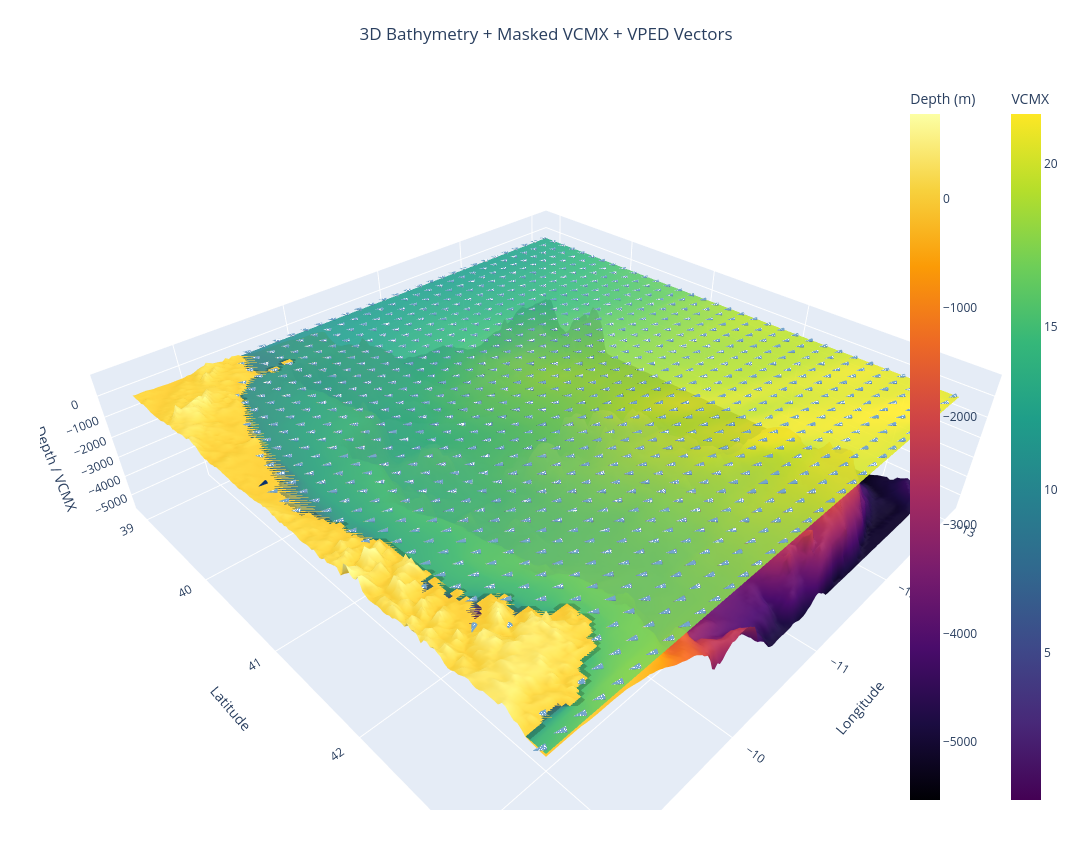

The code cell stored with this chart in its notebook:
### Code cell
# import xarray as xr
# import numpy as np
# import plotly.graph_objects as go


# # ds3 = Dataset(r'new_dAtA/tla_taux_tauy.nc')


# # ---------------------------
# # Load datasets
# # ---------------------------
# ds_bathy = xr.open_dataset("new_dAtA/cmems_GEBCO_resampled_new.nc")
# ds_model = xr.open_dataset("new_dAtA/after_xl.nc")   # your wave model dataset (VPED)
# ds1_model = xr.open_dataset("new_dAtA/till xl.nc")   # your wave model dataset (VCMX)
# ds_mask  = xr.open_dataset("new_dAtA/mask_deptho copy.nc")

import xarray as xr
import numpy as np
import plotly.graph_objects as go
from netCDF4 import Dataset

# ---------------------------
# Load datasets
# ---------------------------

all_ds = Dataset(r'new_dAtA/after_xl.nc')
all_ds1= Dataset(r'new_dAtA/till xl.nc')    
ds_bathy = xr.open_dataset("new_dAtA/cmems_GEBCO_resampled_new.nc")
ds_model = all_ds   # your wave model dataset (VCMX, VPED)
ds_mask  = xr.open_dataset("new_dAtA/mask_deptho copy.nc")

# ---------------------------
# Bathymetry
# ---------------------------
lat_b = ds_bathy['latitude'].values
lon_b = ds_bathy['longitude'].values
depth = ds_bathy['deptho'].values
lon_b_grid, lat_b_grid = np.meshgrid(lon_b, lat_b)

# ---------------------------
# VCMX (single timestep)
# ---------------------------
t = 33690
lat_m = ds_model['latitude'][:]
lon_m = ds_model['longitude'][:]
vcmx = all_ds1['VCMX'][t, :, :]

# ---------------------------
# Apply mask
# ---------------------------
mask = ds_mask['mask'].values   # 1=sea, 0=land
vcmx_masked = np.where(mask == 1, vcmx, np.nan)

lon_m_grid, lat_m_grid = np.meshgrid(lon_m, lat_m)

# ---------------------------
# VPED / VMDR vectors
# ---------------------------
vp_dir = ds_model['VPED'][t, :, :]   # degrees
theta = np.deg2rad(vp_dir)
u = -np.sin(theta)
v = -np.cos(theta)
w = np.zeros_like(u)   # horizontal arrows

# Downsample for clarity
skip = 5
Lon_s = lon_m_grid[::skip, ::skip]
Lat_s = lat_m_grid[::skip, ::skip]
u_s = u[::skip, ::skip]
v_s = v[::skip, ::skip]
w_s = w[::skip, ::skip]
z_s = vcmx_masked[::skip, ::skip] + np.nanmax(vcmx_masked)*0.05  # offset above VCMX

# ---------------------------
# Bathymetry surface
# ---------------------------
bathy_surface = go.Surface(
    x=lon_b_grid,
    y=lat_b_grid,
    z=-depth,
    colorscale='Inferno',
    showscale=True,
    colorbar=dict(title='Depth (m)', x=0.85),
    name='Bathymetry'
)

# ---------------------------
# VCMX surface
# ---------------------------
vcmx_surface = go.Surface(
    x=lon_m_grid,
    y=lat_m_grid,
    z=vcmx_masked,
    surfacecolor=vcmx_masked,
    colorscale='Viridis',
    opacity=0.9,
    showscale=True,
    colorbar=dict(title='VCMX', x=0.95),
    connectgaps=False,
    name='VCMX (masked)'
)

# ---------------------------
# VPED vectors as cones
# ---------------------------
cone_trace = go.Cone(
    x=Lon_s.flatten(),
    y=Lat_s.flatten(),
    z=z_s.flatten(),
    u=u_s.flatten(),
    v=v_s.flatten(),
    w=w_s.flatten(),
    colorscale='Blues',
    sizemode='scaled',
    sizeref=0.5,
    anchor='tail',
    showscale=False,
    name='VPED Direction'
)

# ---------------------------
# Combine all in one figure
# ---------------------------
fig = go.Figure(data=[bathy_surface, vcmx_surface, cone_trace])

fig.update_layout(
    title=dict(text='3D Bathymetry + Masked VCMX + VPED Vectors', x=0.5),
    scene=dict(
        xaxis_title='Longitude',
        yaxis_title='Latitude',
        zaxis_title='Depth / VCMX',
        aspectratio=dict(x=1.5, y=1.5, z=0.4)
    ),
    height=850,
    width=1600,
    margin=dict(l=40, r=40, b=40, t=80)
)

fig.show()

### Figure 1 — Plotly figure (JSON) as saved in the notebook; plotly's stock layout.template omitted (floating-point values rounded to 4 significant figures; data arrays with more than 128 entries replaced by an {"elided": "..."} marker saying what was removed)
{"data": [{"colorbar": {"title": {"text": "Depth (m)"}, "x": 0.85}, "colorscale": [[0, "#000004"], [0.1111, "#1b0c41"], [0.2222, "#4a0c6b"], [0.3333, "#781c6d"], [0.4444, "#a52c60"], [0.5556, "#cf4446"], [0.6667, "#ed6925"], [0.7778, "#fb9b06"], [0.8889, "#f7d13d"], [1, "#fcffa4"]], "name": "Bathymetry", "showscale": true, "type": "surface", "x": {"elided": "162x162 float values"}, "y": {"elided": "162x162 float values"}, "z": {"elided": "162x162 float values"}}, {"colorbar": {"title": {"text": "VCMX"}, "x": 0.95}, "colorscale": [[0, "#440154"], [0.1111, "#482878"], [0.2222, "#3e4989"], [0.3333, "#31688e"], [0.4444, "#26828e"], [0.5556, "#1f9e89"], [0.6667, "#35b779"], [0.7778, "#6ece58"], [0.8889, "#b5de2b"], [1, "#fde725"]], "connectgaps": false, "name": "VCMX (masked)", "opacity": 0.9, "showscale": true, "surfacecolor": {"elided": "162x162 float values"}, "type": "surface", "x": {"elided": "162x162 float values"}, "y": {"elided": "162x162 float values"}, "z": {"elided": "162x162 float values"}}, {"anchor": "tail", "colorscale": [[0, "rgb(247,251,255)"], [0.125, "rgb(222,235,247)"], [0.25, "rgb(198,219,239)"], [0.375, "rgb(158,202,225)"], [0.5, "rgb(107,174,214)"], [0.625, "rgb(66,146,198)"], [0.75, "rgb(33,113,181)"], [0.875, "rgb(8,81,156)"], [1, "rgb(8,48,107)"]], "name": "VPED Direction", "showscale": false, "sizemode": "scaled", "sizeref": 0.5, "type": "cone", "u": {"elided": "1089 float values"}, "v": {"elided": "1089 float values"}, "w": {"elided": "1089 float values"}, "x": {"elided": "1089 float values"}, "y": {"elided": "1089 float values"}, "z": {"elided": "1089 float values"}}], "layout": {"height": 850, "margin": {"b": 40, "l": 40, "r": 40, "t": 80}, "scene": {"aspectratio": {"x": 1.5, "y": 1.5, "z": 0.4}, "xaxis": {"title": {"text": "Longitude"}}, "yaxis": {"title": {"text": "Latitude"}}, "zaxis": {"title": {"text": "Depth / VCMX"}}}, "title": {"text": "3D Bathymetry + Masked VCMX + VPED Vectors", "x": 0.5}, "width": 1600}}
